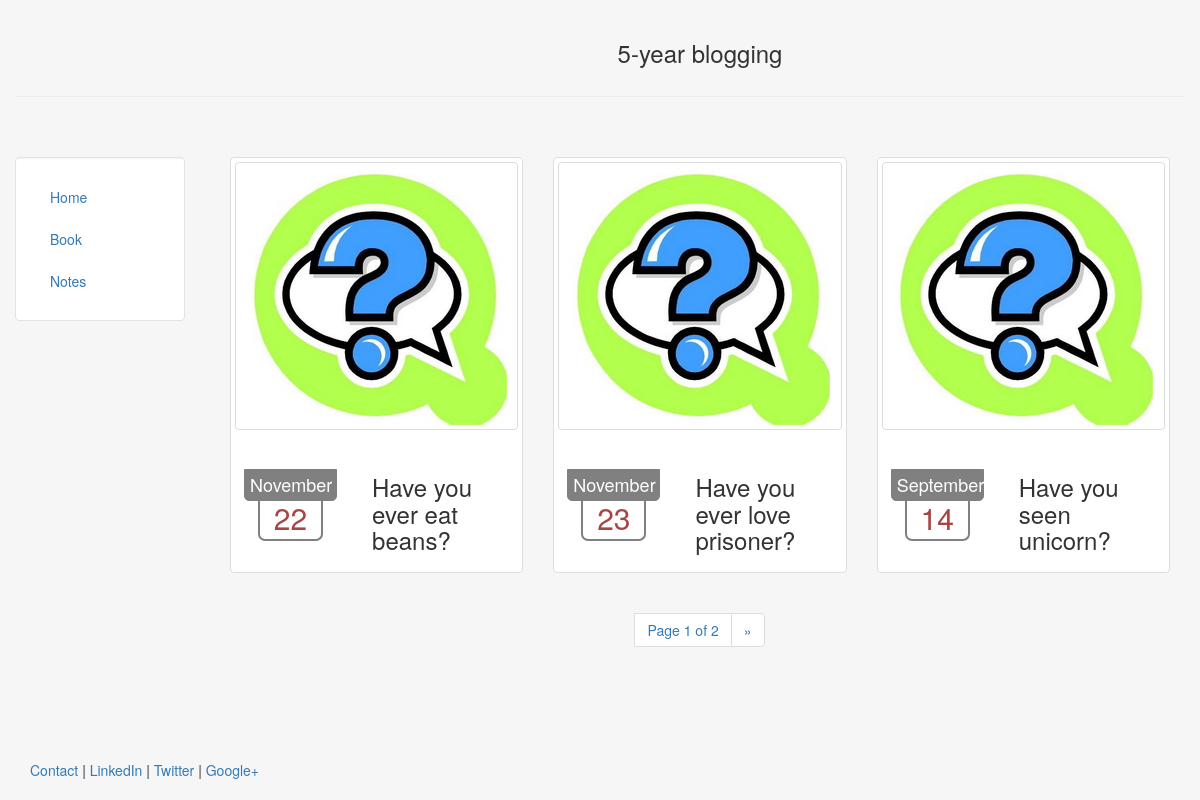
/book/, run on the app's committed database.
### book/models.py (models this page shows, shortened)
class Question(models.Model):
  title = models.CharField(max_length=140)
  date = models.DateTimeField()

### book/views.py (the view)
class ListView(generic.ListView):
  model = Question
  template_name = "book/book.html"
  def get_context_data(self, **kwargs):
    question_list = Question.objects.all()
    paginator = Paginator(question_list, 3)
    context = super(ListView, self).get_context_data(**kwargs)
    page = self.request.GET.get('page',1)
    questions = paginator.page(page)
    context['paged_object'] =  questions
    return context

### book/templates/book/book.html (shortened to what this page needs)
{% extends "info/header.html"%}
{% block content %}
  <div class= "row">
  {% for question in paged_object %}
    <div class="col-sm-6 col-md-4">
      <div class="thumbnail">
        <a href="/book/{{question.id}}/?page=1" class="thumbnail">
        {% load staticfiles %}
        <img src="{% static '/img/question.jpg' %}" class="responsive-img" alt="img">
        </a>
        <div class="caption">
          <div class = "row">
            <div class="row-eq-height">
              <div class="col-sm-5 col-md-5">
                <div id = "date-header">
                  <h4 class = "low-margin">
                  {{ question.date|date:'F' }}
                  </h4>
                </div>
                <div id = "date-body">
                  <h2 class = "text-danger low-margin no-top-margin" align = "center">{{ question.date.day }}</h2>
                </div>
              </div>
              <div class="col-sm-7 col-md-7">
                <h3 class = "low-margin">{{ question.title }}</h3>
              </div>
            </div>
          </div>
        </div>
      </div>
    </div>
  {% endfor %}
  </div>
  <div class = "row">
    {% include 'book/includes/listpagination.html' with paged_object=paged_object%}
  </div>
{% endblock %}

### info/static/css/site.css (style rules this page uses)
.low-margin { margin: 5px; }
.no-top-margin { margin-top: 0px; }
#date-header { border: 1px solid gray; border-bottom-left-radius: 5px; border-bottom-right-radius: 5px; background: gray; color: white; width: 100%; text-align:center; }
#date-body { border-left: 2px solid gray; border-right: 2px solid gray; border-bottom: 2px solid gray; border-bottom-left-radius: 7px; border-bottom-right-radius: 7px; width: 70%; text-align:center; margin-left: 15%; }

### info/templates/info/header.html (style rules this page uses)
html, body { height:100% }

### data on the page
Question: date "November", date.day "22", title "Have you ever eat beans?"
Question: date "November", date.day "23", title "Have you ever love prisoner?"
Question: date "September", date.day "14", title "Have you seen unicorn?"

### other printed values
{{ paged_object.number }} "1"
{{ paged_object.paginator.num_pages }} "2"
